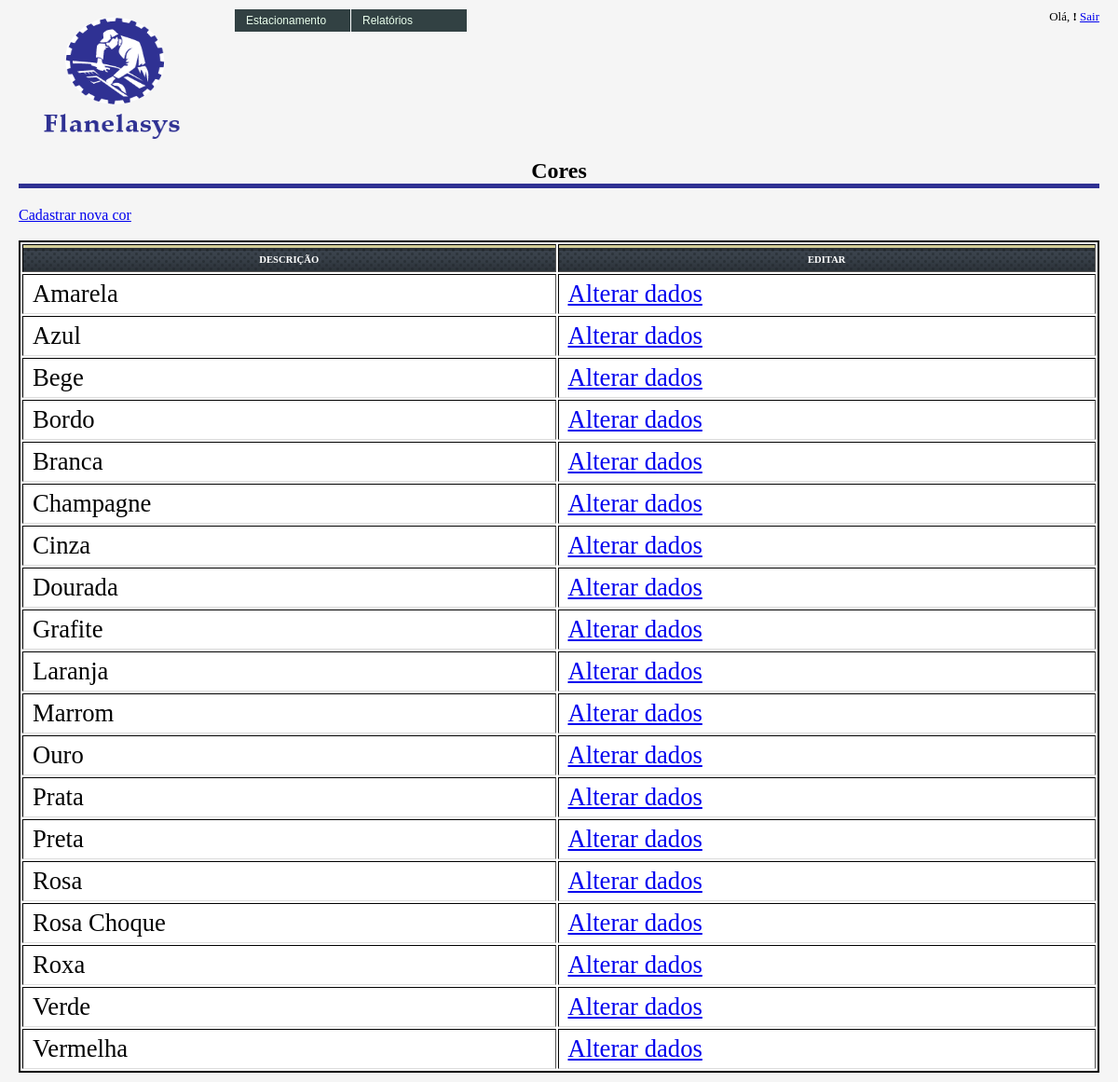
The page /admin/cores/index.php on the database its author committed.
### tables this page shows
CREATE TABLE IF NOT EXISTS `fla_cores` (
  `cod_cor` int(6) NOT NULL,
  `des_cor` varchar(100) DEFAULT NULL,
  PRIMARY KEY (`cod_cor`)
);

### classes/fla_cores.class.php (called while the page is built, shortened)
<?php
class fla_cores {
	private $cod_cor;
	public function get_cod_cor() {
		return $this->cod_cor;
	}
    public function buscaCores($objCores){
        $objConexao = new fla_conexao();
        $SQL = "SELECT
                    cod_cor,
                    des_cor
                FROM
                    fla_cores " . $where . "
                ORDER BY
                    des_cor";
        $rsCores = $objConexao->query($SQL);
        $arrCores = array();
        $aux = 0;
        while($cores = $rsCores->fetch(PDO::FETCH_ASSOC)) {
            $arrCores[$aux]['cod_cor'] = $cores['cod_cor'];
            $arrCores[$aux]['des_cor'] = $cores['des_cor'];
            $aux++;
        }
        return $arrCores;
    }
}
?>

### admin/cores/index.php (the view, shortened to what this page needs)
<?php
	include_once('../../includes/config.php');
	include_once($path_classes.'fla_cores.class.php');
	$objCores     = new fla_cores();
	$arrCores = $objCores->buscaCores($objCores);
?>
<html>
	<head>
		<link href="../../images/style.css" rel="stylesheet" type="text/css" />
	</head>
	<body>
		<div class="content">
<?php
			include_once("../../cabecalho.php");
?>
			<div class="data">
				<h1 style="text-align:center;"> Cores </h1>
				<a href="cadastrar_cores.php">Cadastrar nova cor</a> <br/><br/>
				<table style="width:100%;" border="1" align="center">
					<tr>
						<th> Descrição </th>
						<th> Editar </th>
					</tr>
<?php
				for ($i=0;$i < count($arrCores); $i++) {
					echo '<tr>'.chr(10);
					echo '<td>' . $arrCores[$i]['des_cor'] . '</td>'.chr(10);
					echo sprintf('<td> <a href="cadastrar_cores.php?cod_cor=%s">Alterar dados</a> </td>',$arrCores[$i]['cod_cor']).chr(10);
					echo '</tr>'.chr(10);
				}
?>
				</table>
			</div>
		</div>
	</body>
</html>

### images/style.css (style rules this page uses)
body { font-family:tahoma; padding:0px; margin:0px; background:#f5f5f5; }
div.content { padding:10px 20px; }
div.content h1 { font-size:18pt; border-bottom:5px solid #2F3193; padding:0px; margin:10px 0px 20px; width:100%; }
div.content div.data table { border:2px solid #000; background:#fff; width:100%; }
div.content div.data table td { font-size:20pt; padding:5px 10px; border-bottom:1px solid #ddd; text-align: left; }
div.content div.data table th { text-align: center; font-size: 8pt; padding: 10px 10px 7px; text-transform: uppercase; color: #fff; background:url(head.gif) left -5px repeat-x; }

### rows shown on the page
fla_cores: des_cor "Amarela"
fla_cores: des_cor "Azul"
fla_cores: des_cor "Bege"
fla_cores: des_cor "Bordo"
fla_cores: des_cor "Branca"
fla_cores: des_cor "Champagne"
fla_cores: des_cor "Cinza"
fla_cores: des_cor "Dourada"
fla_cores: des_cor "Grafite"
fla_cores: des_cor "Laranja"
fla_cores: des_cor "Marrom"
fla_cores: des_cor "Ouro"
fla_cores: des_cor "Prata"
fla_cores: des_cor "Preta"
fla_cores: des_cor "Rosa"
fla_cores: des_cor "Rosa Choque"
fla_cores: des_cor "Roxa"
fla_cores: des_cor "Verde"
fla_cores: des_cor "Vermelha"
